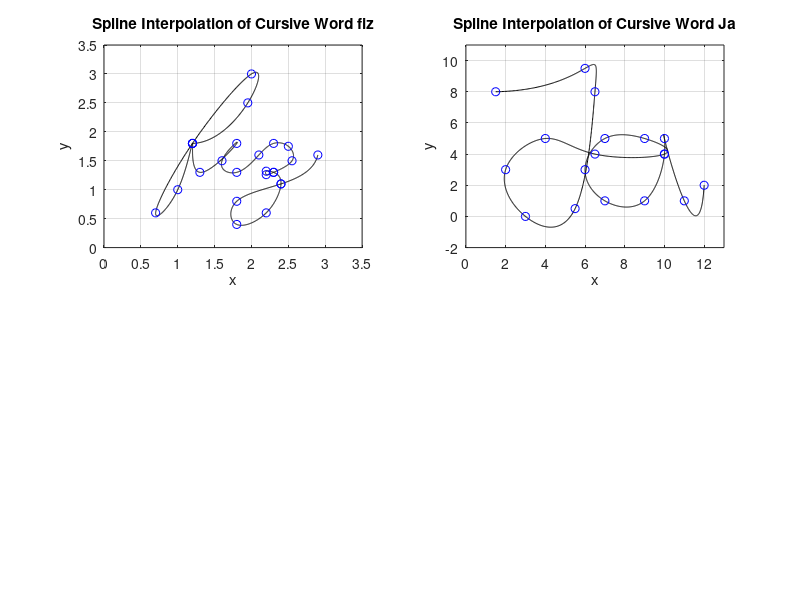

Write MATLAB code to recreate this figure.
% This script consists of each member's crusive names coordinates and 
% code that plots the names.

% Data points of x and y coordinates --------------------------------------

% data points 1 'fiz'
x_1 = [1.2 1.95 2 1.2 0.7 1 1.2 1.3 1.8 1.6 1.8 2.1 ...
       2.3 2.5 2.55 2.3 2.2 2.2 2.3 2.4 2.2 1.8 1.8 2.4 2.9];
y_1 = [1.8 2.5 3 1.8 0.6 1 1.8 1.3 1.8 1.5 1.3 1.6 ...
       1.8 1.75 1.5 1.3 1.26 1.32 1.3 1.1 0.6 0.4 0.8 1.1 1.6];

n_1 = length(x_1);
t_1 = 0:n_1-1;
tt_1 = 0:0.01:n_1-1;

xx_1 = spline(t_1, x_1, tt_1);
yy_1 = spline(t_1, y_1, tt_1);

% data points 2 'Ja'
x_2 = [1.5 6 6.5 5.5 3 2 4 6.5 10 ...
    9 7 6 7 9 10 10 11 12];
y_2 = [8 9.5 8 0.5 0 3 5 4 4 ...
    5 5 3 1 1 4 5 1 2];

n_2 = length(x_2);
t_2 = 0:n_2-1;
tt_2 = 0:0.01:n_2-1;

xx_2 = spline(t_2, x_2, tt_2);
yy_2 = spline(t_2, y_2, tt_2);

% data points 3


% data points 4



% Plot settings -----------------------------------------------------------
figure(1)

% subplot 1
subplot(2,2,1), plot(xx_1, yy_1, 'k') % plot spline
hold on
plot(x_1, y_1, 'bo') % plot data points
axis([0 3.5 0 3.5])
title('Spline Interpolation of Cursive Word fiz')
xlabel('x')
ylabel('y')
grid on

% subplot 2
subplot(2,2,2), plot(xx_2, yy_2, 'k') % plot spline
hold on
plot(x_2, y_2, 'bo') % plot data points
axis([0 13 -2 11])
title('Spline Interpolation of Cursive Word Ja')
xlabel('x')
ylabel('y')
grid on

% subplot 3

% subplot 4
